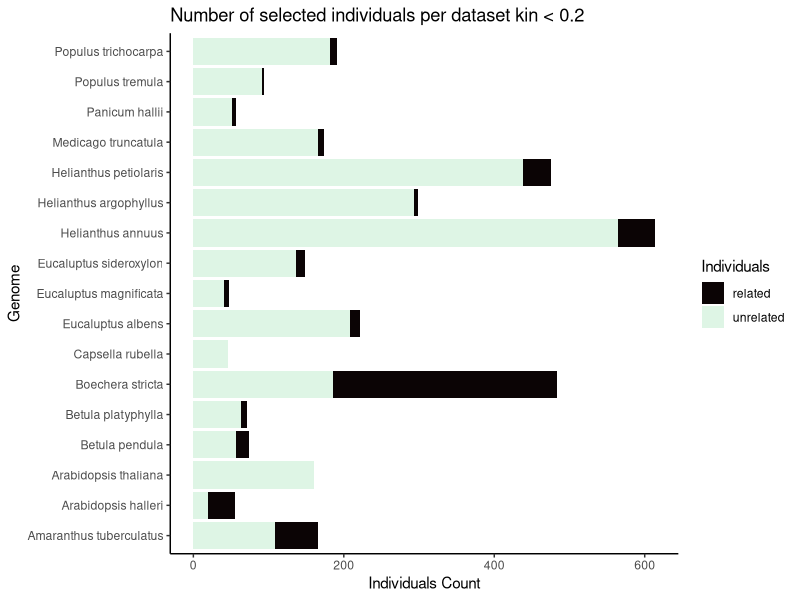

This figure's R source:
library(RColorBrewer)
library(ggplot2)

a <- read.table("unrelated_to_plot.txt", sep = ",", h = T)


mycolors = c("lightgoldenrod1", "darkgrey")



ggplot(a, aes(fill=cat, y=count, x=genome)) +
  geom_bar(position="stack", stat="identity") + coord_flip() + theme_classic() + xlab("Genome") + ylab("Individuals Count") +
    scale_fill_viridis_d(option="mako") + labs(fill='Individuals') + ggtitle("Number of selected individuals per dataset kin < 0.2")
